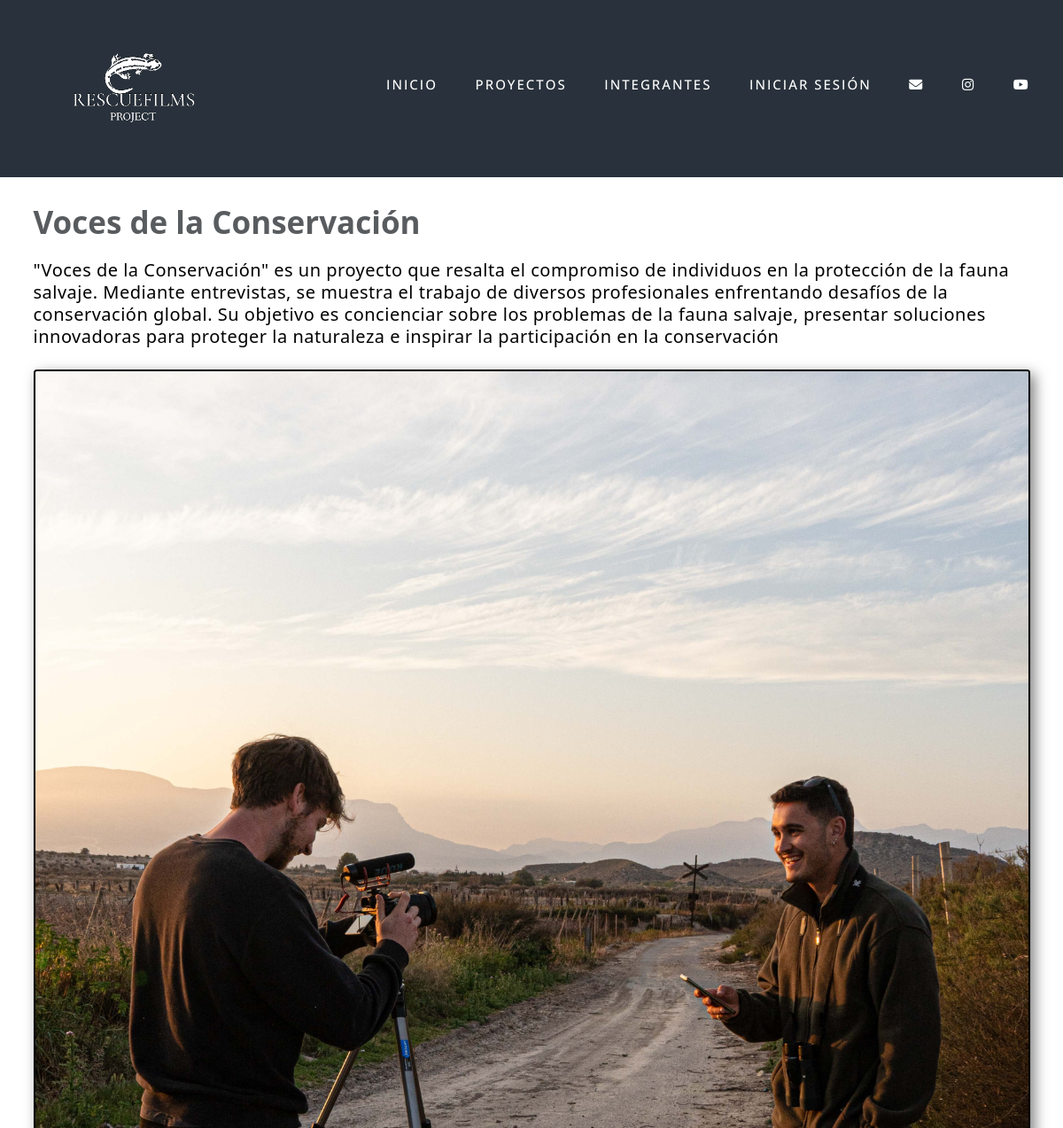
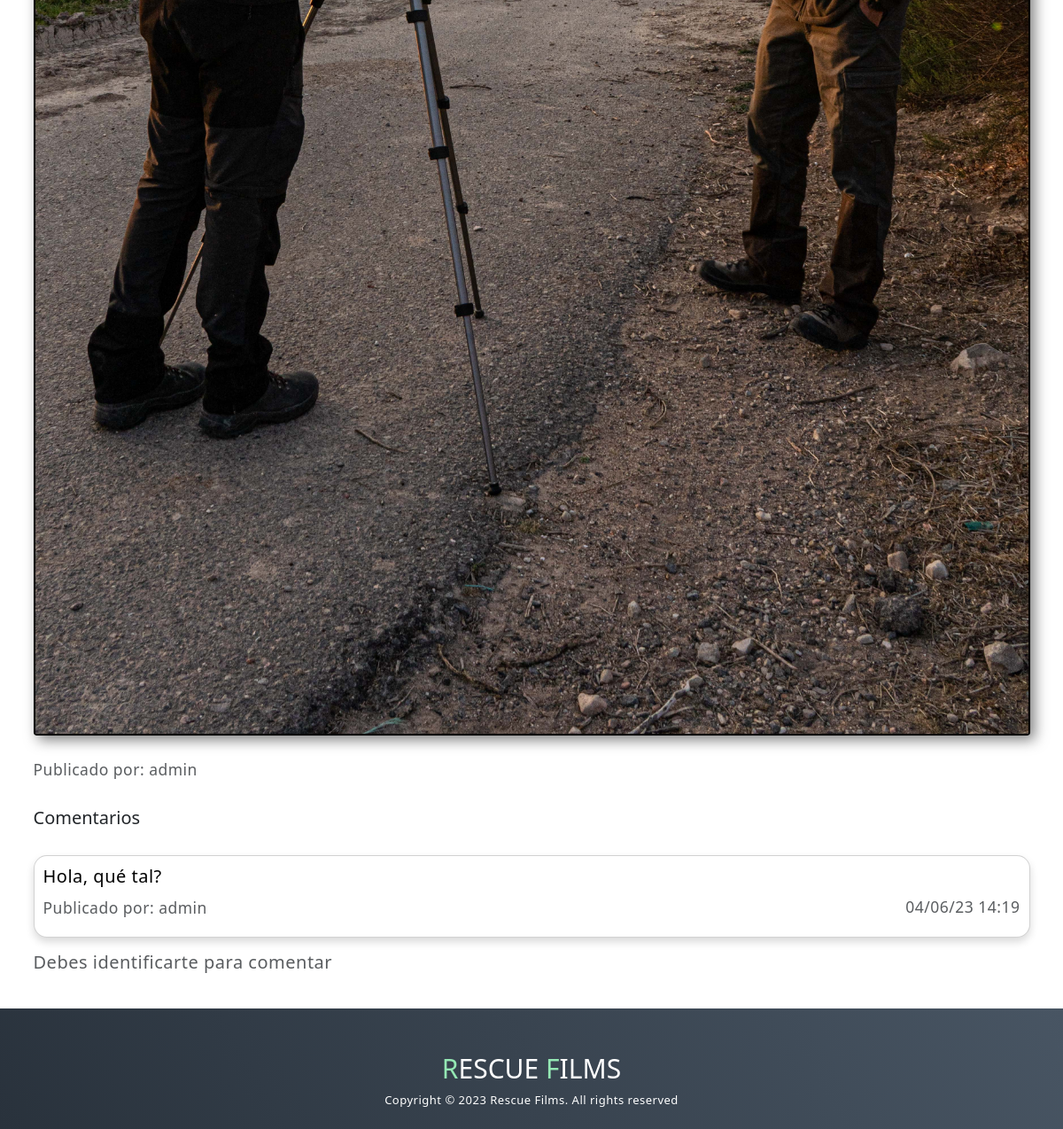
The page /noticia.php?id=22 on the database its author committed (2 pictures, top to bottom).
### tables this page shows
CREATE TABLE `noticias` (
  `id` int(11) NOT NULL,
  `encabezado` text NOT NULL,
  `cuerpo` longtext NOT NULL,
  `img` varchar(255) NOT NULL,
  `subidaPor` int(11) NOT NULL
);

CREATE TABLE `usuarios` (
  `id` int(11) NOT NULL,
  `nombre` varchar(50) NOT NULL,
  `passwd` varchar(50) NOT NULL,
  `correo` varchar(100) NOT NULL,
  `rol` int(11) NOT NULL
);

CREATE TABLE `comentarios` (
  `id` int(11) NOT NULL,
  `idNoticia` int(11) NOT NULL,
  `textoComentario` text NOT NULL,
  `fechaComentario` timestamp NOT NULL DEFAULT current_timestamp(),
  `idUsuario` int(11) DEFAULT NULL
);

### modelo/conectar.php (called while the page is built)
<?php
class Conectar{
    public static function conexion(){
        try {
            $conexion = new mysqli("bbdd.rescuefilms.com","ddb203896","Rescuefilms2023","ddb203896");
        } catch (Exception $e) {
                die("Error: ".$e ->getmessage());
        }
        return $conexion;
    }
}
?>

### modelo/noticias_modelo.php (called while the page is built, shortened)
<?php
class Noticias_modelo {
    private $db;
    public function __construct() {
        require_once("conectar.php");
        $this->db = Conectar::conexion();
    }
public function get_noticia_por_id($id) {
    $sql = "SELECT noticias.*, usuarios.nombre as nombreUsuario FROM noticias
            LEFT JOIN usuarios ON noticias.subidaPor = usuarios.id
            WHERE noticias.id = ?";
    if ($stmt = $this->db->prepare($sql)) {
        $stmt->bind_param('i', $id);
        $stmt->execute();
        $result = $stmt->get_result();
        if ($result->num_rows == 1) {
            return $result->fetch_assoc();
        }
    }
    return false;
}
}
?>

### modelo/comentarios_modelo.php (called while the page is built, shortened)
<?php
class Comentarios_modelo {
    private $db;
    public function __construct() {
        require_once("conectar.php");
        $this->db = Conectar::conexion();
    }
    public function get_comentarios($idNoticia) {
        $comentarios = array();
        $sql = "SELECT comentarios.*, usuarios.nombre as nombreUsuario FROM comentarios
                LEFT JOIN usuarios ON comentarios.idUsuario = usuarios.id
                WHERE comentarios.idNoticia = ?
                ORDER BY comentarios.fechaComentario DESC";
        if ($stmt = $this->db->prepare($sql)) {
            $stmt->bind_param('i', $idNoticia);
            $stmt->execute();
            $result = $stmt->get_result();
            while ($row = $result->fetch_assoc()) {
                $comentarios[] = $row;
            }
        }
        return $comentarios;
    }
}
?>

### noticia.php (the view, shortened to what this page needs)
<?php
require_once 'modelo/noticias_modelo.php';
require_once 'modelo/comentarios_modelo.php';
$noticiaModelo = new Noticias_modelo();
$comentarioModelo = new Comentarios_modelo();
$idNoticia = $_GET['id'];
$noticia = $noticiaModelo->get_noticia_por_id($idNoticia);
$comentarios = $comentarioModelo->get_comentarios($idNoticia);
?>
<!DOCTYPE html>
<html lang="en">
<head>
  <link href="https://cdn.jsdelivr.net/npm/bootstrap@5.3.0-alpha3/dist/css/bootstrap.min.css" rel="stylesheet"
>
  <link rel="stylesheet" href="assets/css/style.css">
</head>
<body>
  <?php
  require_once("./vista/menu_vista.php");
  ?>
  <div class="container py-5">
    <h1 class="mb 4 display-4 text-muted fw-bold">
      <?php echo $noticia['encabezado']; ?>
    </h1>
    <br>
    <p class="text-justify mb-3">
      <?php echo $noticia['cuerpo']; ?>
    </p>
    <br>
    <img src="./assets/img/<?php echo $noticia['img']; ?>" alt="<?php echo $noticia['encabezado']; ?>" class="img-fluida mb-3 rounded" alt="<?php echo $noticia['encabezado']; ?>" class="img-fluid mb-3 rounded">
    <br>
    <p class="text-muted"><small>Publicado por:
        <?php echo $noticia['nombreUsuario']; ?>
      </small></p>
    <h2 class="my-5">Comentarios</h2>
    <?php foreach ($comentarios as $comentario): ?>
      <div class="card shadow mb-4">
        <div class="card-body">
          <p class="comment-text">
            <?php echo $comentario['textoComentario']; ?>
          </p>
          <p class="text-muted">
            <small>Publicado por:
              <?php echo $comentario['nombreUsuario']; ?>
            </small>
            <small class="float-end">
              <?php echo date("d/m/y H:i", strtotime($comentario['fechaComentario'])); ?>
            </small>
          </p>
        </div>
      </div>
    <?php endforeach;
    if (isset($_SESSION['id'])) {
      ?>
      <form id="formularioComentario" method="POST">
        <input type="hidden" name="idNoticia" value="<?php echo $noticia['id']; ?>">
        <input type="hidden" name="idUsuario" value="<?php echo $_SESSION['id']; ?>">
        <div class="mb-3">
          <label for="textoComentario" class="form-label">Comenta tu opinión, <span class="text-primary">
              <?php echo $_SESSION['nombre']; ?>
            </span></label>
          <textarea id="textoComentario" name="textoComentario" class="form-control" required></textarea>
        </div>
        <button type="submit" class="btn btn-primary">Enviar</button>
      </form>
      <?php
    }else{
         echo '<p class="text-muted">Debes identificarte para comentar</p>';
    }
    ?>
  </div>
  <?php
  require_once("./vista/pie-pagina_vista.php");
  ?>
</body>
</html>

### assets/css/style.css (style rules this page uses)
* { padding: 0; margin: 0; box-sizing: border-box; }
html { font-size: 10px; font-family: 'Open Sans', sans-serif; scroll-behavior: smooth; }
html, body { height: 100%; margin: 0; }
.container { min-height: 100vh; width: 100%; display: flex; align-items: center; justify-content: center; }
img { height: 100%; width: 100%; object-fit: cover; }
p { color: black; font-size: 2rem; margin-top: 5px; line-height: 2.5rem; font-weight: 300; letter-spacing: 0.05rem; }

### noticia.php (style rules this page uses)
body>div { min-height: calc(100vh - 136px) !important; }
.card { border-radius: 15px; }
body>div { width: auto !important; display: block !important; }
body>div>h1 { margin-top: 200px; }
p { margin-top: 0px !important; }
body>div>img { width: auto !important; }
.img-fluida { max-width: 100%; height: auto; border: 2px solid #000; border-radius: 15px; box-shadow: 5px 5px 15px rgba(0,0,0,0.5); display: block; margin-left: auto; margin-right: auto; }

### rows shown on the page
noticias: encabezado "Voces de la Conservación", cuerpo "\"Voces de la Conservación\" es un proyecto que resalta el compromiso de individuos en la protección de la fauna salvaje. Mediante entrevistas, se muestra el trabajo de diversos profesionales enfrentando desafíos de la conservación global. Su objetivo es concienciar sobre los problemas de la fauna salvaje, presentar soluciones innovadoras para proteger la naturaleza e inspirar la participación en la conservación", img (picture), subidaPor.nombre "admin"
comentarios: textoComentario "Hola, qué tal?", idUsuario.nombre "admin", fechaComentario "04/06/23 14:19"
